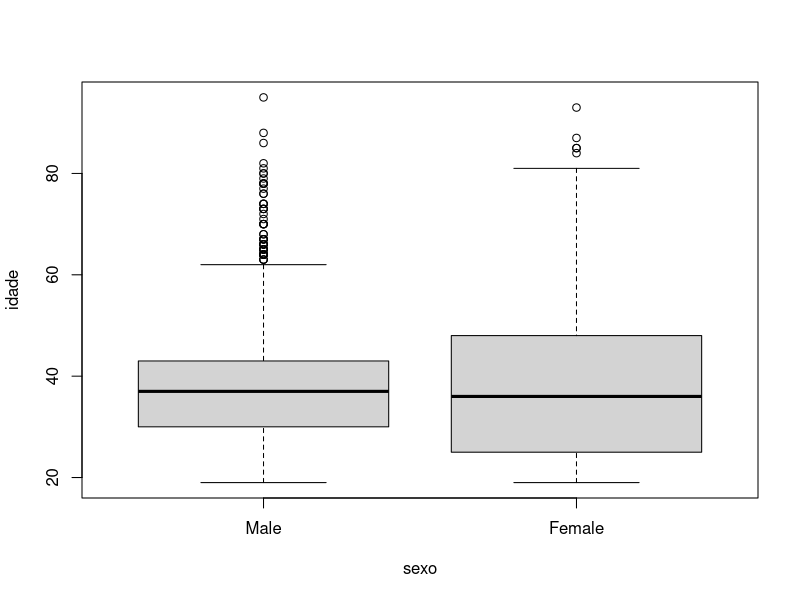
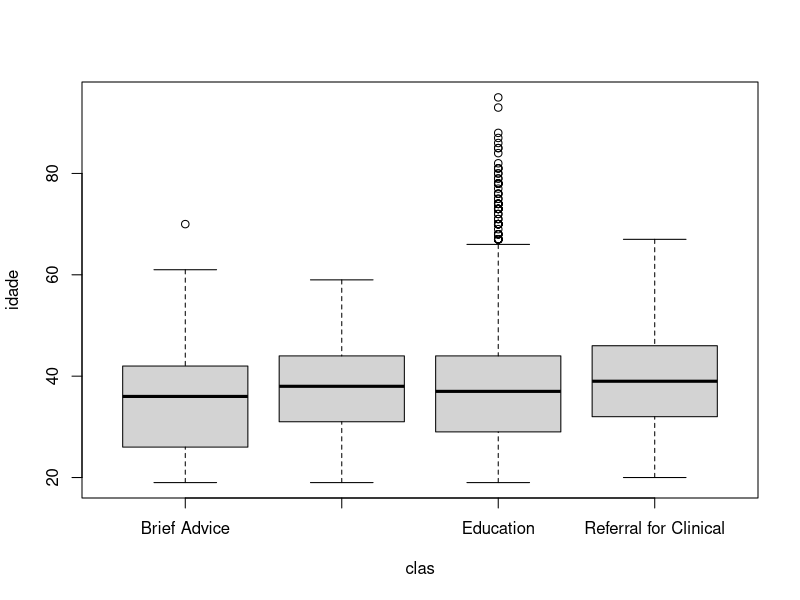
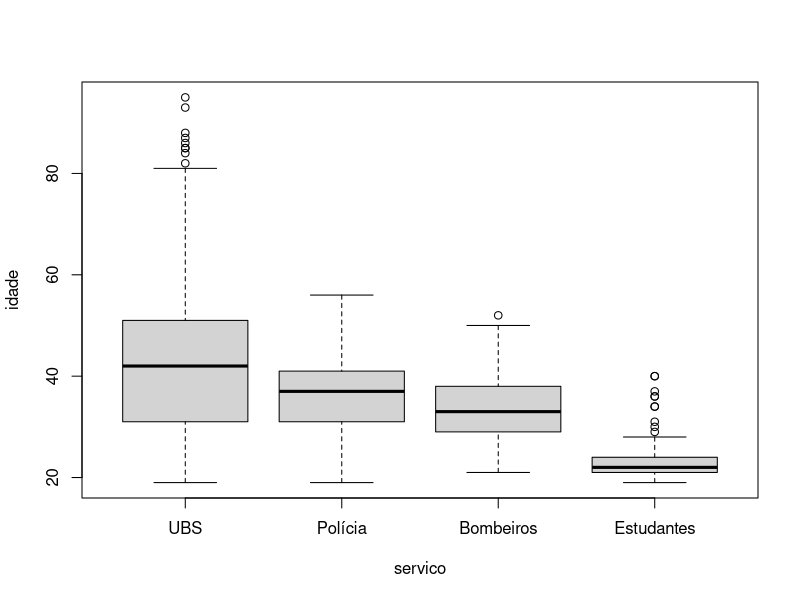
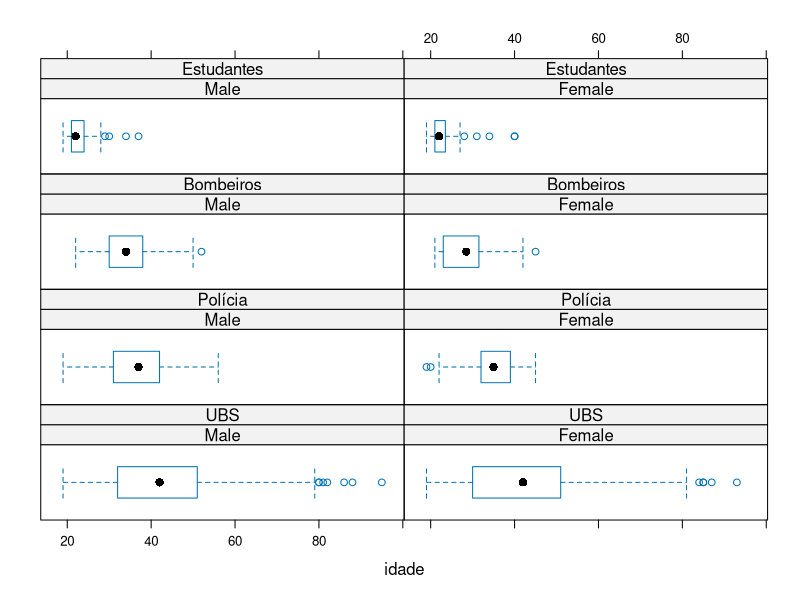
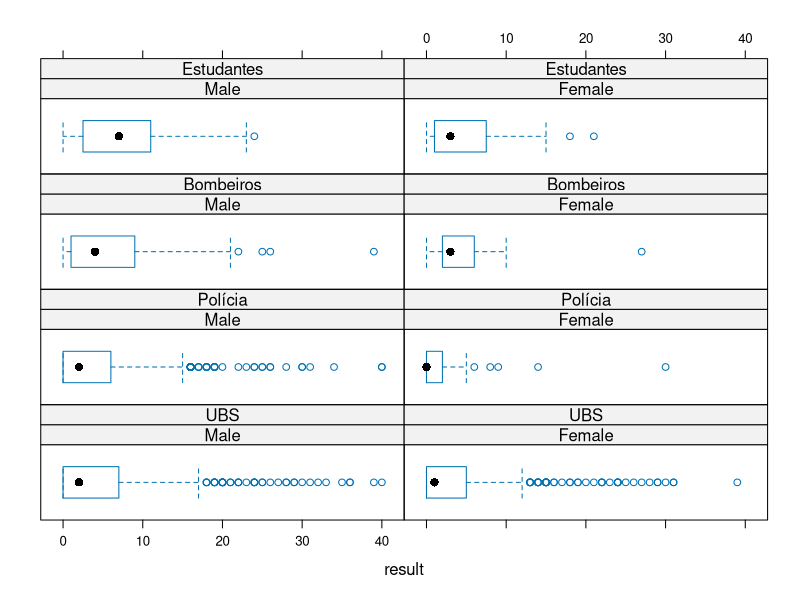
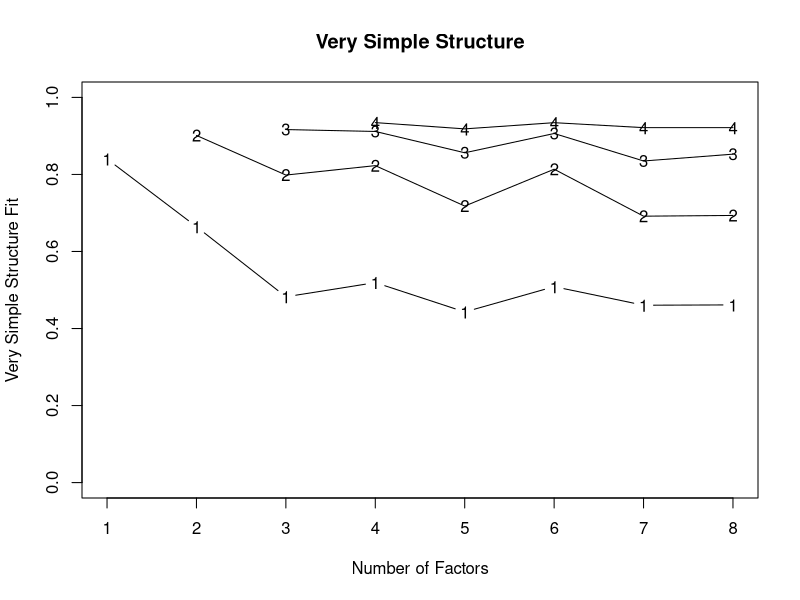

Recreate these plots in R, in order. (Note: this script raises an error after producing the figures.)
#  IRT
## libraries ----
libs <- c('psych', 'ltm', 'RColorBrewer', 'car', 
          'lattice', 'mirt')
lapply(libs, require, character.only = T)

# Import data ----
auditdf  <- read.csv("audit.csv", header=TRUE, na.strings = c("NA",""), strip.white = TRUE)
auditdf  <- auditdf[,1:15]

## Check data.frames
# names(auditdf) # Inspecting selection
# sapply(auditdf, FUN=table) # Finding errors

## Correct errors
auditdf  <- subset(auditdf, auditdf$idade > 18) # Exclude less than 18 years
auditdf$fr5doses[auditdf$fr5doses > 4]  <- NA # fixing errors
auditdf$feriment[auditdf$feriment == 1]  <- NA # fixing errors
auditdf$parbeber[auditdf$parbeber > 4 | auditdf$parbeber == 1 |  auditdf$parbeber == 3]  <- NA # fixing errors
auditdf$sexo[auditdf$sexo == 0]  <- NA # Inserting NA
auditdf$sexo  <- factor(auditdf$sexo, labels=c("Male","Female"))
auditdf$servico  <- factor(auditdf$servico, labels=c("UBS","Polícia", "Bombeiros", "Estudantes"))

## Compute audit score
auditdf$result  <- auditdf$freq +  auditdf$doses + auditdf$fr5doses + auditdf$nconspar + auditdf$nconsfaz + auditdf$bebmanha + auditdf$culpado + auditdf$nlembrou + auditdf$feriment + auditdf$parbeber # computing audit values

# classifying participants using as reference cutoff points from AUDIT-babor
auditdf$clas[auditdf$result <= 7]  <-  "Education"
auditdf$clas[auditdf$result > 7 &  auditdf$result <= 15]  <-  "Brief Advice"
auditdf$clas[auditdf$result > 15 &  auditdf$result <= 19]  <-  "Brief Advice and brief counseling"
auditdf$clas[auditdf$result > 20]  <-  "Referral for Clinical"

# Descriptives ----

# sex
table(auditdf$sex)
by(auditdf$sexo, auditdf$servico, summary) # by sex

# age
summary(auditdf$idade)
boxplot(idade ~ sexo , data = auditdf) # by sexo
boxplot(idade ~ clas , data = auditdf) # by clas
boxplot(idade ~ servico , data = auditdf) # by servico
bwplot(~idade|sexo*servico, data = auditdf)

# servico
table(auditdf$servico)

# Audit classification
table(auditdf$clas)
bwplot(~result|sexo*servico, data = auditdf)

# Item Response Theory - Graded Model ----

## Descriptives
describe(auditdf[6:15], )

### correlation matrix
round(cor(auditdf[6:15], method="kendal", use="complete.obs"),2) # kendall correlation coef among audit items

### Cronbach's alpha
alpha(auditdf[6:15]) # Cronbach's alpha
by(auditdf[6:15], auditdf$servico, alpha) # Cronbach's by service

VSS(auditdf[6:15], rotate="varimax")


# IRT
auditdf[6:15]  <- lapply(auditdf[6:15], as.factor) # transformating audit vars as factor for grm 

#irt
str(auditdf) # checking transformation - it seems ok.

# Comparing models - one parameter (theta) vs. 2 parameter (theta and discrimination)
# Creating models
audit1par  <- grm(auditdf[6:15], constrained = T)
audit2par  <- grm(auditdf[6:15])

# Comparing, using BIC and AIC as criteria. (Less is better)
anova(audit1par, audit2par) # 1 parameter model seems to fit data better

# Summary of the model
summary(audit1par)
coef(audit1par)
plot(audit1par)

# information
information(audit1par, c(-4,4)) # all items - Total info = 55.92
information(audit1par, c(-4,4), c(1,2,3)) # shortaudit - Total info = 20.99, which means (20.94/55.87) .374 of the total. This result is quite similar to Strauss and Rindstoff ~.40.


#  Graphs for publication - of ICC and OCCU
par(mfrow = c(1,1))
for (i in 1:10) {  
  plot(audit1par, type = "ICC", items = i, col = brewer.pal(4,"Dark2"), main = "ICC", ylab = "Probabilidade", xlab = "Theta")
  plot(audit1par, type = "OCCu", items = i, col = brewer.pal(4,"Dark2"), main = "OCCu", xlab = "Theta")
}
